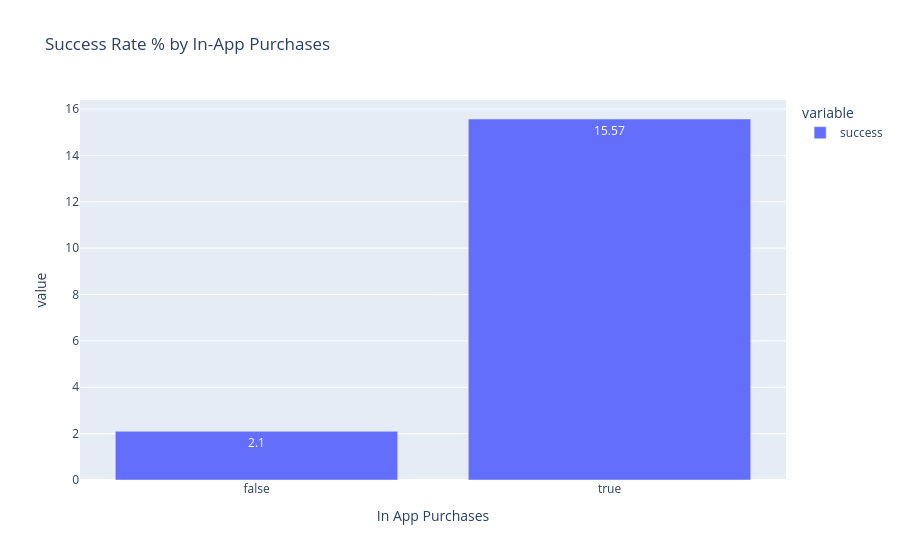

Notebook code for this chart:
### Markdown cell above
Q8: Do apps with in-app purchases succeed more?

### Code cell
iap_rate = (df.groupby('In App Purchases')['success'].mean() * 100).round(2)
px.bar(iap_rate, text_auto=True, title='Success Rate % by In-App Purchases')

### Figure 1 — Plotly figure (JSON) as saved in the notebook; plotly's stock layout.template omitted (floating-point values rounded to 4 significant figures)
{"data": [{"hovertemplate": "variable=success<br>In App Purchases=%{x}<br>value=%{y}<extra></extra>", "legendgroup": "success", "marker": {"color": "#636efa", "pattern": {"shape": ""}}, "name": "success", "orientation": "v", "showlegend": true, "textposition": "auto", "texttemplate": "%{y}", "type": "bar", "x": [false, true], "xaxis": "x", "y": [2.1, 15.57], "yaxis": "y"}], "layout": {"barmode": "relative", "legend": {"title": {"text": "variable"}, "tracegroupgap": 0}, "title": {"text": "Success Rate % by In-App Purchases"}, "xaxis": {"anchor": "y", "domain": [0, 1], "title": {"text": "In App Purchases"}}, "yaxis": {"anchor": "x", "domain": [0, 1], "title": {"text": "value"}}}}
